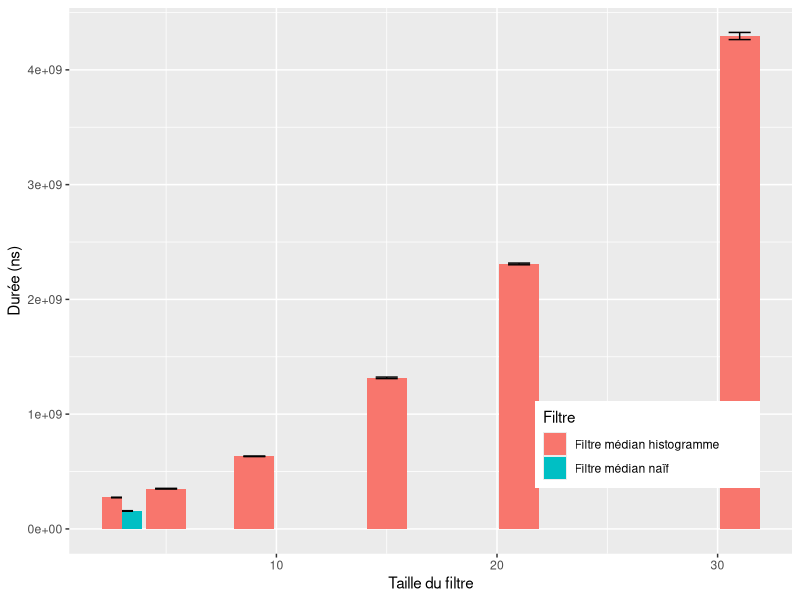
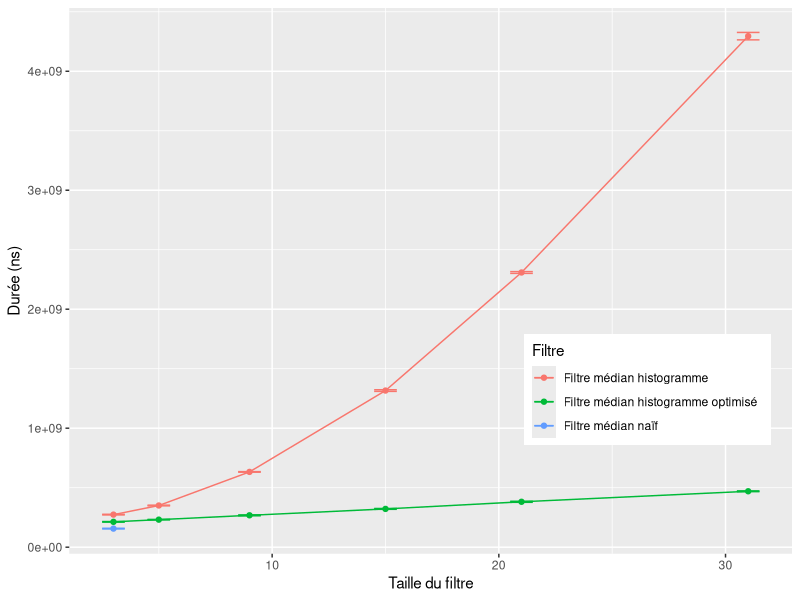
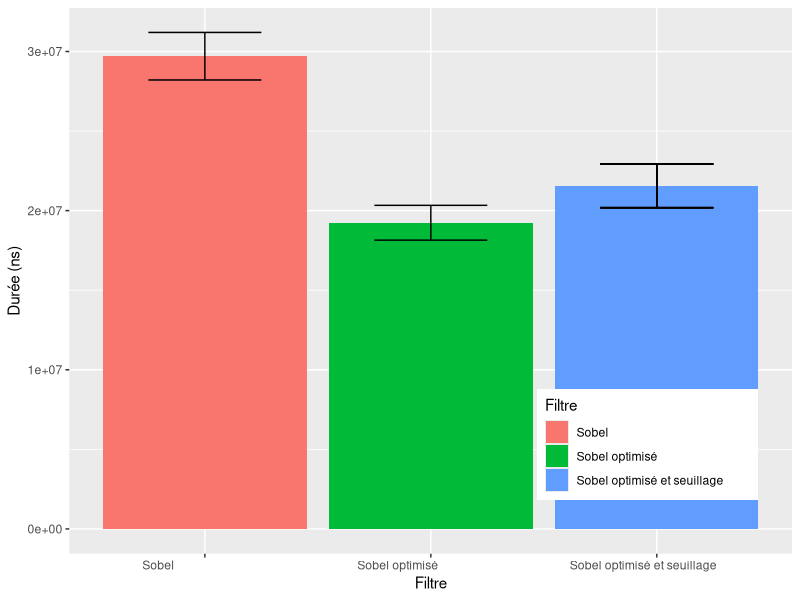
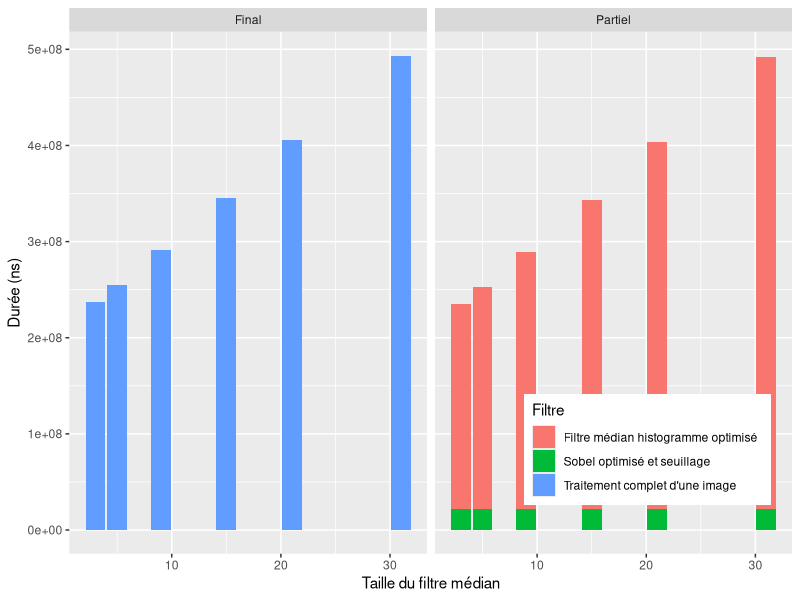

R code for these plots, in order:
library(ggplot2)

data = read.csv("benchmarks.csv")

data.medians = subset(data, grepl('Filtre médian', Filtre))
data.simple_medians = subset(data.medians, !grepl('optimisé', Filtre))
data.sobels = subset(data, grepl('Sobel', Filtre))
data.process = subset(data, grepl('Traitement', Filtre))
data.optimal = subset(data, grepl('Filtre médian histogramme optimisé|Sobel optimisé et seuillage', Filtre))

limits <- aes(ymax=Durée + Ecart.type, ymin=Durée - Ecart.type)

pdf("simple_medians.pdf", height=6)
ggplot(data.simple_medians, aes(x=Taille.du.filtre, y=Durée, fill=Filtre)) + xlab("Taille du filtre") + ylab("Durée (ns)") + theme(legend.position=c(.8, .2)) + geom_bar(stat="identity", position="dodge") + geom_errorbar(limits, width=1, position="dodge")
dev.off()

pdf("medians.pdf", height=6)
ggplot(data.medians, aes(x=Taille.du.filtre, y=Durée, color=Filtre)) + xlab("Taille du filtre") + ylab("Durée (ns)") + theme(legend.position=c(.8, .3)) + geom_line() + geom_point() + geom_errorbar(limits, width=1)
dev.off()

pdf("sobels.pdf", height=5)
ggplot(data.sobels, aes(x=Filtre, fill=Filtre, y=Durée)) + ylab("Durée (ns)") + theme(legend.position=c(.8, .2)) + geom_bar(stat="identity", position="dodge") + geom_errorbar(limits, width=.5)
dev.off()

data.tmp_optimal <- data.optimal
data.tmp_optimal$partial <- "Partiel"

data.tmp_process <- data.process
data.tmp_process$partial <- "Final"

data.tmp <- rbind(data.tmp_optimal, data.tmp_process)

pdf("process.pdf", height=4)
ggplot(data.tmp, aes(x=Taille.du.filtre, fill=Filtre, y=Durée)) + xlab("Taille du filtre médian") + ylab("Durée (ns)") + theme(legend.position=c(.8, .2)) + geom_bar(stat="identity", position="stack") + facet_wrap( ~ partial)
dev.off()
